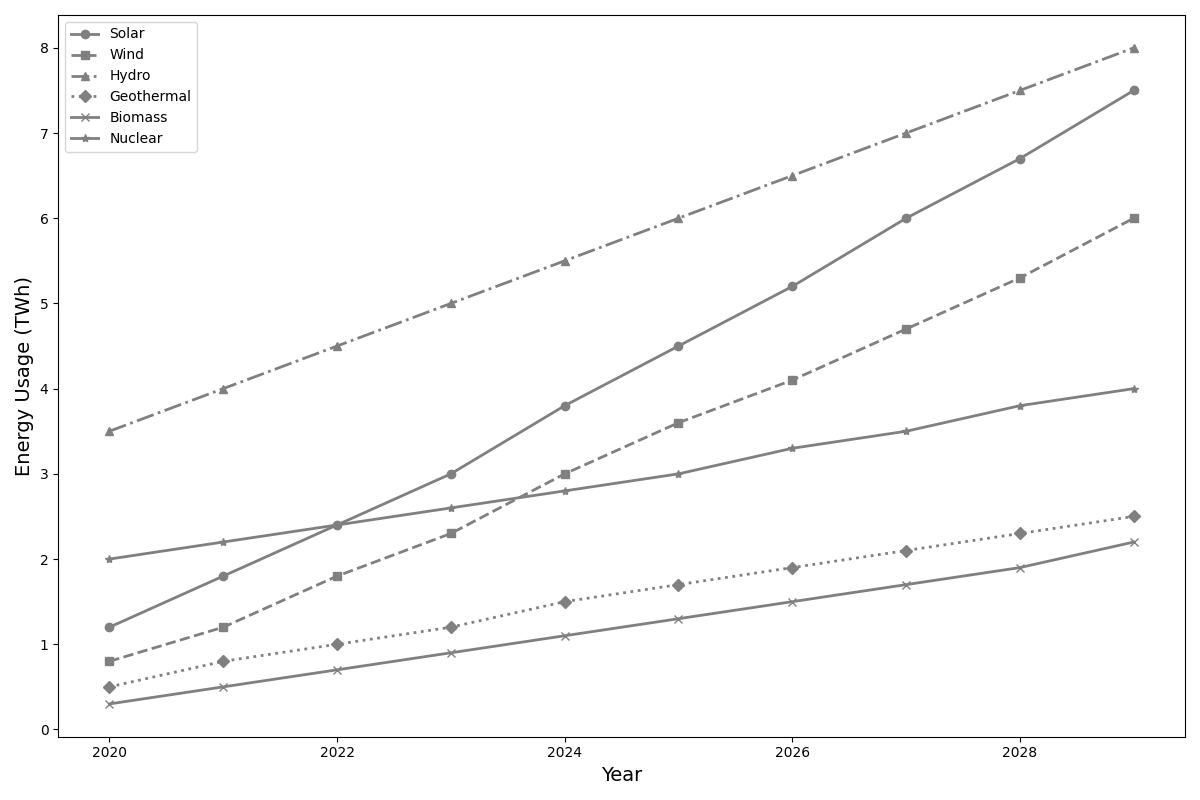

Here is the Python script that generated this plot:
import matplotlib.pyplot as plt
import numpy as np

years = np.arange(2020, 2030)
solar_usage = [1.2, 1.8, 2.4, 3.0, 3.8, 4.5, 5.2, 6.0, 6.7, 7.5]
wind_usage = [0.8, 1.2, 1.8, 2.3, 3.0, 3.6, 4.1, 4.7, 5.3, 6.0]
hydro_usage = [3.5, 4.0, 4.5, 5.0, 5.5, 6.0, 6.5, 7.0, 7.5, 8.0]
geothermal_usage = [0.5, 0.8, 1.0, 1.2, 1.5, 1.7, 1.9, 2.1, 2.3, 2.5]
biomass_usage = [0.3, 0.5, 0.7, 0.9, 1.1, 1.3, 1.5, 1.7, 1.9, 2.2]
nuclear_usage = [2.0, 2.2, 2.4, 2.6, 2.8, 3.0, 3.3, 3.5, 3.8, 4.0]

fig, ax = plt.subplots(figsize=(12, 8))

# Apply a single color across all data groups
line_color = 'grey'

ax.plot(years, solar_usage, marker='o', linestyle='-', color=line_color, linewidth=2, label='Solar')
ax.plot(years, wind_usage, marker='s', linestyle='--', color=line_color, linewidth=2, label='Wind')
ax.plot(years, hydro_usage, marker='^', linestyle='-.', color=line_color, linewidth=2, label='Hydro')
ax.plot(years, geothermal_usage, marker='D', linestyle=':', color=line_color, linewidth=2, label='Geothermal')
ax.plot(years, biomass_usage, marker='x', linestyle='-', color=line_color, linewidth=2, label='Biomass')
ax.plot(years, nuclear_usage, marker='*', linestyle='-', color=line_color, linewidth=2, label='Nuclear')

ax.set_xlabel('Year', fontsize=14)
ax.set_ylabel('Energy Usage (TWh)', fontsize=14)
ax.legend()

plt.tight_layout()
plt.show()
